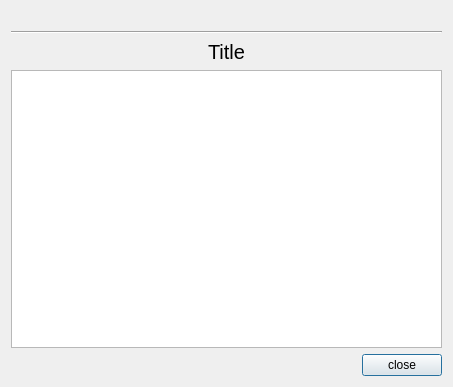
<?xml version="1.0" encoding="UTF-8"?>
<ui version="4.0">
 <class>AboutDialog</class>
 <widget class="QDialog" name="AboutDialog">
  <property name="geometry">
   <rect>
    <x>0</x>
    <y>0</y>
    <width>453</width>
    <height>387</height>
   </rect>
  </property>
  <property name="windowTitle">
   <string/>
  </property>
  <layout class="QVBoxLayout" name="verticalLayout">
   <item>
    <widget class="QLabel" name="label">
     <property name="text">
      <string/>
     </property>
     <property name="pixmap">
      <pixmap resource="../../imperion/imperion.qrc">:/images/icon_128.png</pixmap>
     </property>
     <property name="alignment">
      <set>Qt::AlignCenter</set>
     </property>
    </widget>
   </item>
   <item>
    <widget class="Line" name="line">
     <property name="orientation">
      <enum>Qt::Horizontal</enum>
     </property>
    </widget>
   </item>
   <item>
    <widget class="QLabel" name="labelTitle">
     <property name="styleSheet">
      <string notr="true">font-size: 20px;</string>
     </property>
     <property name="text">
      <string>Title</string>
     </property>
     <property name="alignment">
      <set>Qt::AlignCenter</set>
     </property>
    </widget>
   </item>
   <item>
    <widget class="QTextBrowser" name="textBrowser"/>
   </item>
   <item>
    <layout class="QHBoxLayout" name="horizontalLayout">
     <property name="topMargin">
      <number>0</number>
     </property>
     <item>
      <spacer name="horizontalSpacer">
       <property name="orientation">
        <enum>Qt::Horizontal</enum>
       </property>
       <property name="sizeHint" stdset="0">
        <size>
         <width>40</width>
         <height>20</height>
        </size>
       </property>
      </spacer>
     </item>
     <item>
      <widget class="QPushButton" name="pushButton">
       <property name="text">
        <string>close</string>
       </property>
      </widget>
     </item>
    </layout>
   </item>
  </layout>
 </widget>
 <resources>
  <include location="../../imperion/imperion.qrc"/>
 </resources>
 <connections>
  <connection>
   <sender>pushButton</sender>
   <signal>clicked()</signal>
   <receiver>AboutDialog</receiver>
   <slot>close()</slot>
   <hints>
    <hint type="sourcelabel">
     <x>403</x>
     <y>358</y>
    </hint>
    <hint type="destinationlabel">
     <x>226</x>
     <y>193</y>
    </hint>
   </hints>
  </connection>
 </connections>
</ui>
